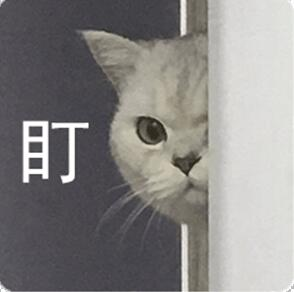
#> input picture opencv_test/opencv_lean/a.jpg, 294 x 292 px
$ python basic_ops_process.py
#> lines starting #> are read from the running program, lines starting #| are printed output that depends on the picture; after the words box and inside, x2 and y2 are one past the last pixel; in counts of white or black regions, pixels touching at a corner belong together
import cv2 as cv
from matplotlib import pyplot as plt

# pip install opencv-python
# 编辑图像处理
img = cv.imread('a.jpg')
#> img is the input picture: shape (292, 294, 3); mean B, G, R 132, 133.4, 135.4
# 行/列 返回BGR
px = img[100, 290]
#> px = [219, 224, 223]
print(px)
#| [219 224 223]
px = img[100, 10]
#> px = [88, 81, 84]
print(px)
#| [88 81 84]
px = img[136, 153]
#> px = [35, 47, 51]
print(px)
#| [35 47 51]
# 设置像素
img[118, 140] = [0, 0, 255]
#> img: shape (292, 294, 3); under 0.01% of pixels changed, all inside (x1, y1, x2, y2) = (140, 118, 141, 119)
img[140, 169] = [0, 0, 255]
#> img: shape (292, 294, 3); mean B, G, R 132, 133.4, 135.4
cv.imshow("a", img)
# 行/列/通道数
# 如果是灰度图只有行和列
print(img.shape)
#| (292, 294, 3)
print(img.size)
#| 257544
print(img.dtype)
#| uint8
eye = img[118:140, 140:169]
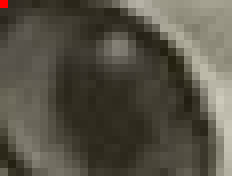
#> eye: shape (22, 29, 3) (shown 8 times larger); mean B, G, R 70.2, 82.6, 86.7
img[138:160, 160:189] = eye
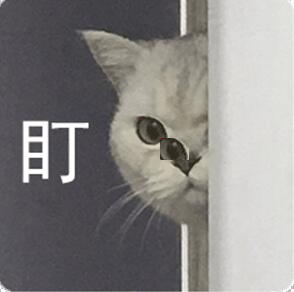
#> img: shape (292, 294, 3); mean B, G, R 131.6, 132.9, 134.9
cv.imshow("b", img)
# 分割/合并图片
b, g, r = cv.split(img)
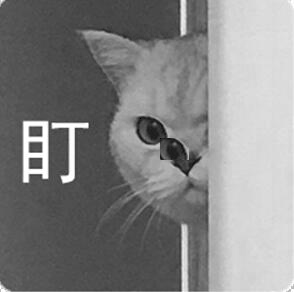
#> b: shape (292, 294); min 0, max 255, mean 131.6
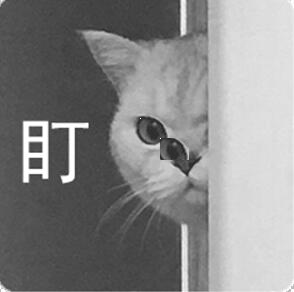
#> r: shape (292, 294); min 32, max 255, mean 134.9
img = cv.merge((b, g, r))
if cv.waitKey(0) == ord('q'):
#> (key q is pressed here)
    cv.destroyAllWindows()

BLUE = [255, 0, 0]
img1 = cv.imread('a.jpg')
replicate = cv.copyMakeBorder(img1, 10, 10, 10, 10, cv.BORDER_REPLICATE)
reflect = cv.copyMakeBorder(img1, 10, 10, 10, 10, cv.BORDER_REFLECT)
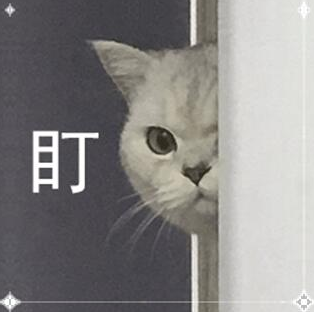
#> reflect: shape (312, 314, 3); mean B, G, R 133.1, 134.2, 136
reflect101 = cv.copyMakeBorder(img1, 10, 10, 10, 10, cv.BORDER_REFLECT_101)
wrap = cv.copyMakeBorder(img1, 10, 10, 10, 10, cv.BORDER_WRAP)
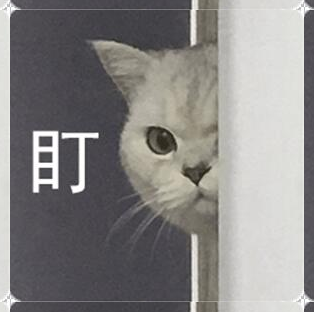
#> wrap: shape (312, 314, 3); mean B, G, R 133.1, 134.2, 136
constant = cv.copyMakeBorder(img1, 10, 10, 10, 10, cv.BORDER_CONSTANT, value=BLUE)
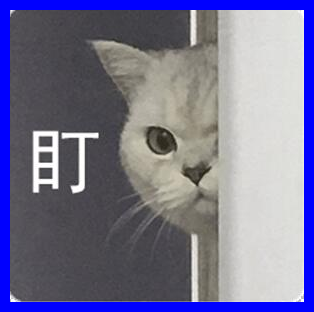
#> constant: shape (312, 314, 3); mean B, G, R 147.3, 116.9, 118.6
plt.subplot(231), plt.imshow(img1, 'gray'), plt.title('ORIGINAL')
plt.subplot(232), plt.imshow(replicate, 'gray'), plt.title('REPLICATE')
plt.subplot(233), plt.imshow(reflect, 'gray'), plt.title('REFLECT')
plt.subplot(234), plt.imshow(reflect101, 'gray'), plt.title('REFLECT_101')
plt.subplot(235), plt.imshow(wrap, 'gray'), plt.title('WRAP')
plt.subplot(236), plt.imshow(constant, 'gray'), plt.title('CONSTANT')
plt.show()
#> figure, not shown here; B, G, R data is drawn as R, G, B
if cv.waitKey(0) == ord('q'):
#> (key q is pressed here)
    cv.destroyAllWindows()
